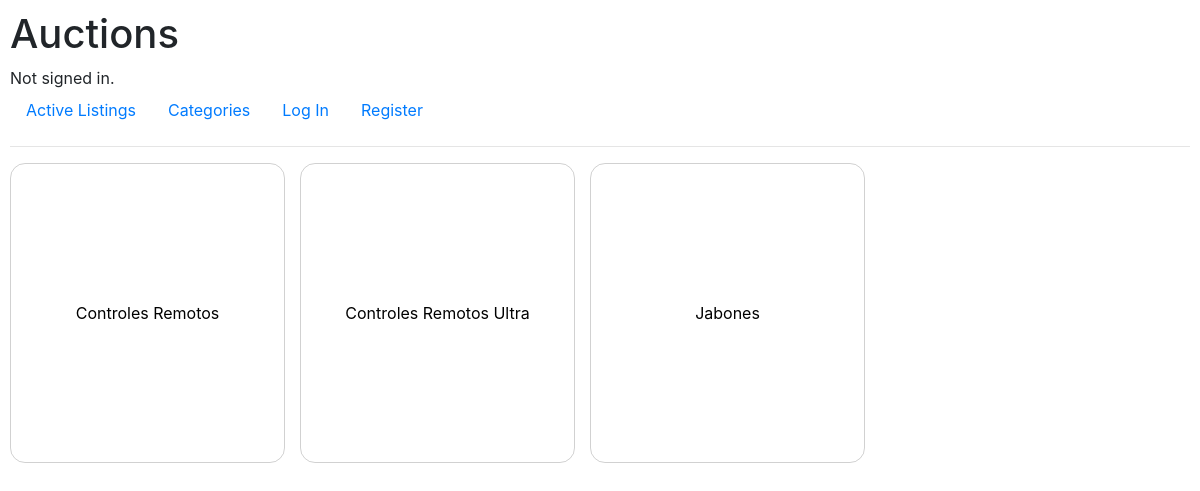
The page /categories on the database as committed earlier.
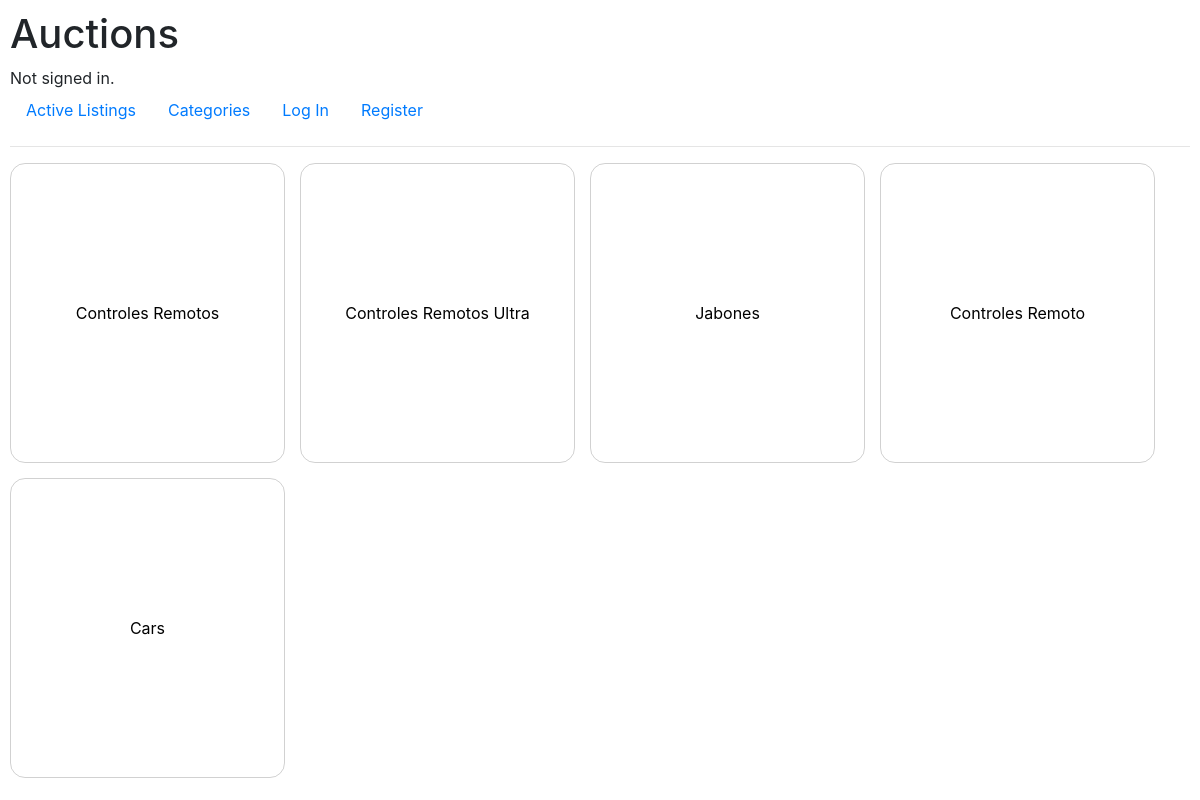
The same page on the database as committed later.
### auctions/models.py (models this page shows)
class Category(models.Model):
    name = models.CharField(max_length=32)

### auctions/views.py (the view)
# urls.py: path('categories', views.categories, name="categories"),
def categories(request):
    categories = Category.objects.all()
    return render(request, 'auctions/categories.html', {"categories": categories})

### auctions/templates/auctions/categories.html
{% extends "auctions/layout.html" %}
{% block body %}
    <div class="categories-container">
        {% for category in categories %}
            <a href="{% url 'single_category' category.id %}" class="category">{{ category.name }}</a>
        {% empty %}
    </div>
        <h2>No categories</h2>
    {% endfor %}
{% endblock %}

### auctions/templates/auctions/layout.html (shortened to what this page needs)
{% load static %}
<!DOCTYPE html>
<html lang="en">
    <head>
        <link rel="stylesheet" href="https://stackpath.bootstrapcdn.com/bootstrap/4.4.1/css/bootstrap.min.css">
        <link href="{% static 'auctions/styles.css' %}" rel="stylesheet">
    </head>
    <body>
        <h1>Auctions</h1>
        <div>
            {% if user.is_authenticated %}
                Signed in as <strong>{{ user.username }}</strong>.
            {% else %}
                Not signed in.
            {% endif %}
        </div>
        <ul class="nav">
            <li class="nav-item">
                <a class="nav-link" href="{% url 'index' %}">Active Listings</a>
            </li>
            <li class="nav-item">
                <a class="nav-link" href="{% url 'categories' %}">Categories</a>
            </li>
            {% if user.is_authenticated %}
                <li class="nav-item">
                    <a class="nav-link" href="{% url 'logout' %}">Log Out</a>
                </li>
            {% else %}
                <li class="nav-item">
                    <a class="nav-link" href="{% url 'login' %}">Log In</a>
                </li>
                <li class="nav-item">
                    <a class="nav-link" href="{% url 'register' %}">Register</a>
                </li>
            {% endif %}
        </ul>
        <hr>
        {% block body %}
        {% endblock %}
    </body>
</html>

### auctions/static/auctions/styles.css (style rules this page uses)
body { padding: 10px; }
.categories-container { display: flex; flex-wrap: wrap; gap: 15px; }
.category { height: 300px; width: calc(100% / 4 - 15px * 4 / 3); text-align: center; color: black; display: flex; justify-content: center; align-items: center; border: 1px solid rgba(85, 85, 85, 0.265); border-radius: 15px; transition: background-color 0.3s; }

Rows that differ between the two databases and show on the page:
added Category: name "Controles Remoto"
added Category: name "Cars"
